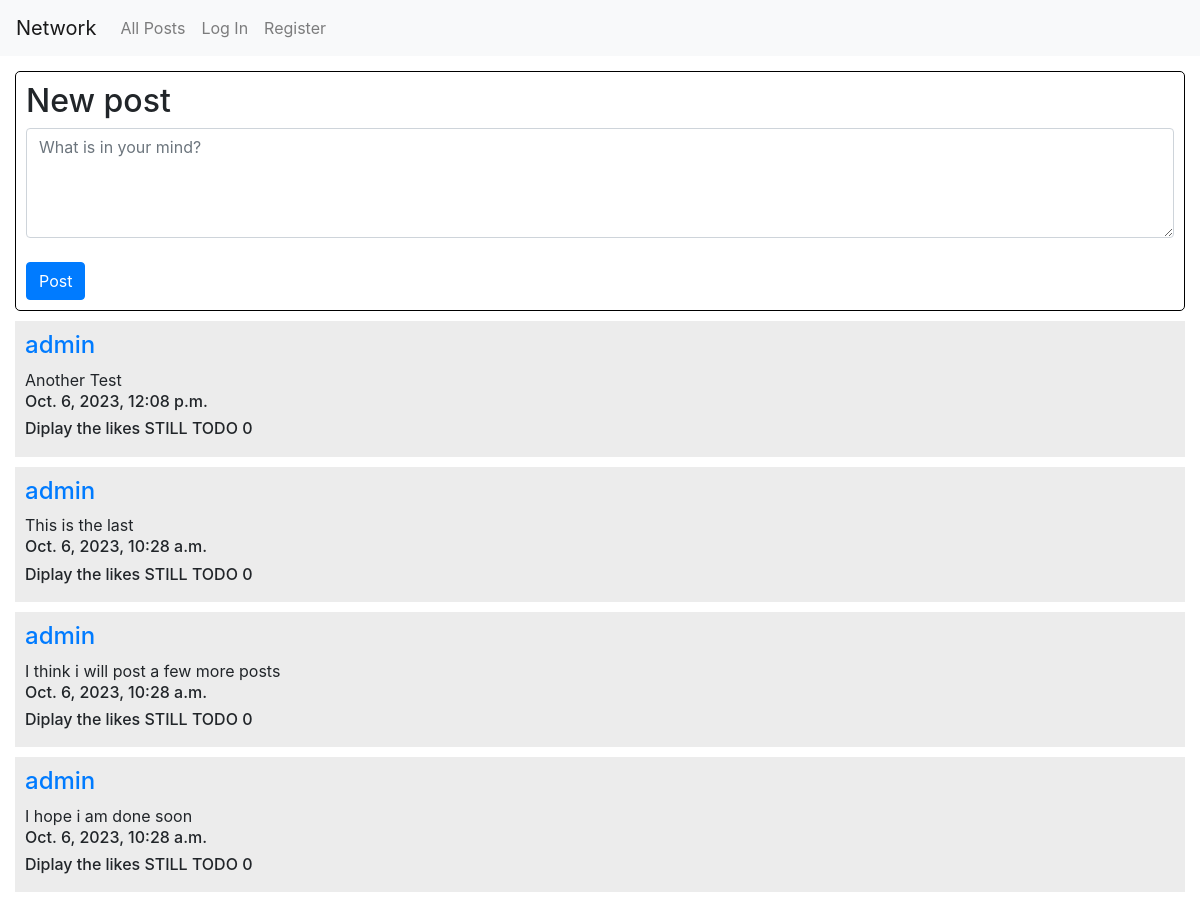
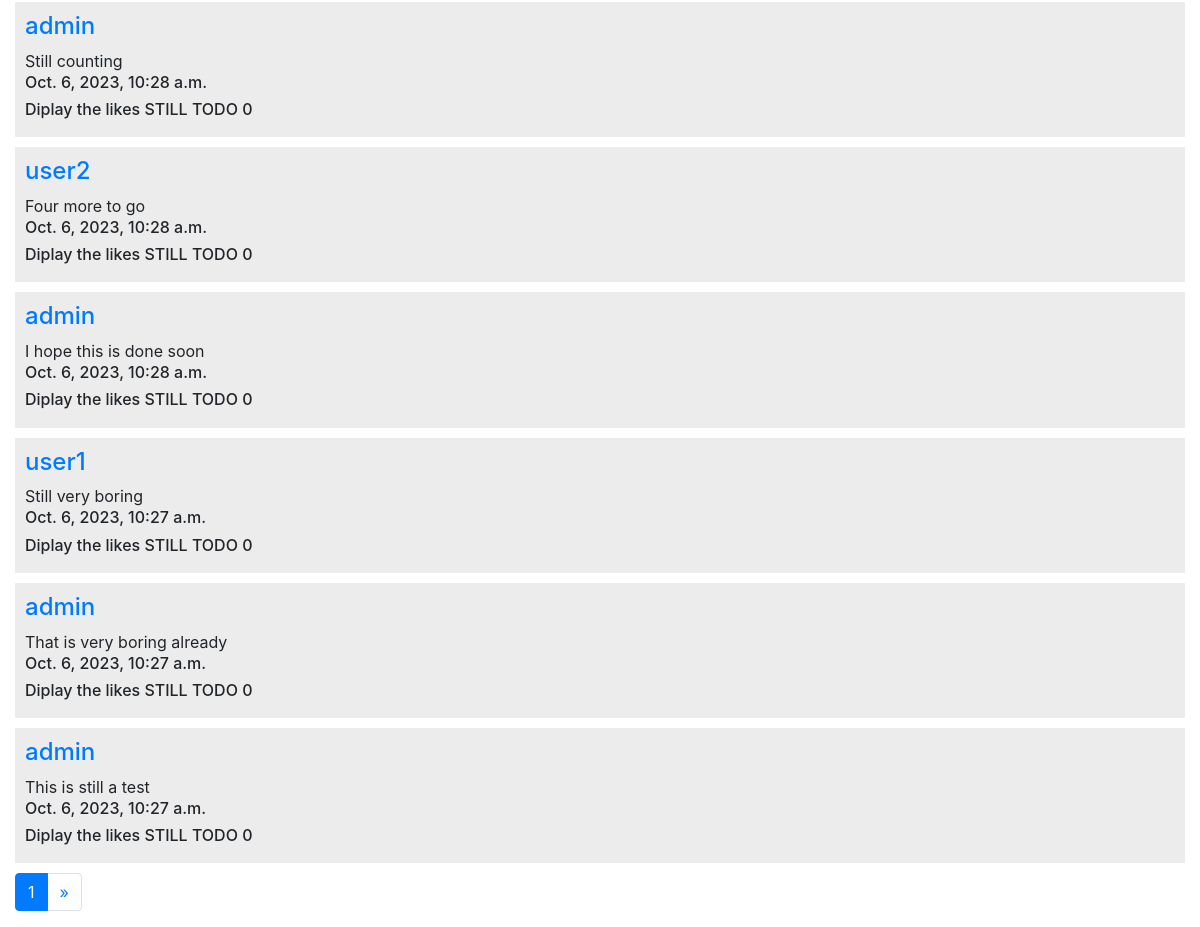
The page / on the database its author committed (2 pictures, top to bottom).
### network/models.py (models this page shows, shortened)
class Post(models.Model):
    author = models.ForeignKey(User, on_delete=models.CASCADE, related_name="posts")
    content = models.TextField(blank=False)
    date = models.DateTimeField(auto_now_add=True)
    likes = models.ManyToManyField(User, blank=True, related_name='likes')

class User(AbstractUser):
    pass

### network/views.py (the view)
# urls.py: path("", views.index, name="index"),
def index(request):
    if request.method == "POST":
        current_user = request.user
        post_form = PostForm(request.POST)
        if post_form.is_valid():
            content = post_form.cleaned_data['post_content']
        p = Post(
            author = current_user,
            content = content
            )
        p.save()
        return HttpResponseRedirect(reverse("index"))
    else:
        post_form = PostForm()
        all_posts = Post.objects.annotate(like_count=models.Count('likes')).order_by('-pk')
        paginator = Paginator(all_posts, 10)
        page_number = request.GET.get('page')
        page_obj = paginator.get_page(page_number)
    return render(request, "network/index.html", {
        "post_form": post_form,
        "page_obj": page_obj
        })

### network/forms.py
class PostForm(forms.Form):
    post_content = forms.CharField(widget=forms.Textarea(attrs={
                                        "rows":"4", "cols":"90",
                                        'placeholder':'What is in your mind?',
                                        'class':'form-control'}), label="")

### network/templates/network/index.html (shortened to what this page needs)
{% extends "network/layout.html" %}
{% block body %}
<div class="home_page">
    <div class="new_post">
        <h2>New post</h2>
        <form action="/" method="post">
            {{ post_form }}
            <br>
            <input class="btn btn-primary" type="submit" value="Post">
        </form>
    </div>
        {% for post in page_obj %}
        <div class="each_post">
            <h4><a href = "{% url 'user_profile' post.author.id %}">{{ post.author }}</a></h4>
            {{ post.content }}
            <h6>{{ post.date }}</h6>
            <h6>Diplay the likes STILL TODO {{ post.likes.count }}</h6>
        </div>
        {% endfor %}
    <nav aria-label="Page navigation example">
        <ul class="pagination">
        <li class="page-item active" aria-current="page"><a class="page-link" href="?page={{ page_obj.number }}">{{ page_obj.number }}</a></li>
        {% if page_obj.has_next %}
        <li class="page-item"><a class="page-link" href="?page={{ page_obj.next_page_number }}">&raquo;</a></li>
        {% endif %}
        </ul>
</div>
{% endblock %}

### network/static/network/styles.css (style rules this page uses)
.home_page { margin: 15px; }
.new_post, .all_posts { padding: 10px; border: 1px solid black; border-radius: 5px; margin-bottom: 10px; }
.each_post { margin: 10px 0 10px 0; background-color: rgb(236, 236, 236); padding: 10px; }

### rows shown on the page
Post: author "admin", content "Another Test", date "Oct. 6, 2023, 12:08 p.m.", likes.count "0"
Post: author "admin", content "This is the last", date "Oct. 6, 2023, 10:28 a.m.", likes.count "0"
Post: author "admin", content "I think i will post a few more posts", date "Oct. 6, 2023, 10:28 a.m.", likes.count "0"
Post: author "admin", content "I hope i am done soon", date "Oct. 6, 2023, 10:28 a.m.", likes.count "0"
Post: author "admin", content "Still counting", date "Oct. 6, 2023, 10:28 a.m.", likes.count "0"
Post: author "user2", content "Four more to go", date "Oct. 6, 2023, 10:28 a.m.", likes.count "0"
Post: author "admin", content "I hope this is done soon", date "Oct. 6, 2023, 10:28 a.m.", likes.count "0"
Post: author "user1", content "Still very boring", date "Oct. 6, 2023, 10:27 a.m.", likes.count "0"
Post: author "admin", content "That is very boring already", date "Oct. 6, 2023, 10:27 a.m.", likes.count "0"
Post: author "admin", content "This is still a test", date "Oct. 6, 2023, 10:27 a.m.", likes.count "0"

### other values the page prints
{{ page_obj.number }} "1"
